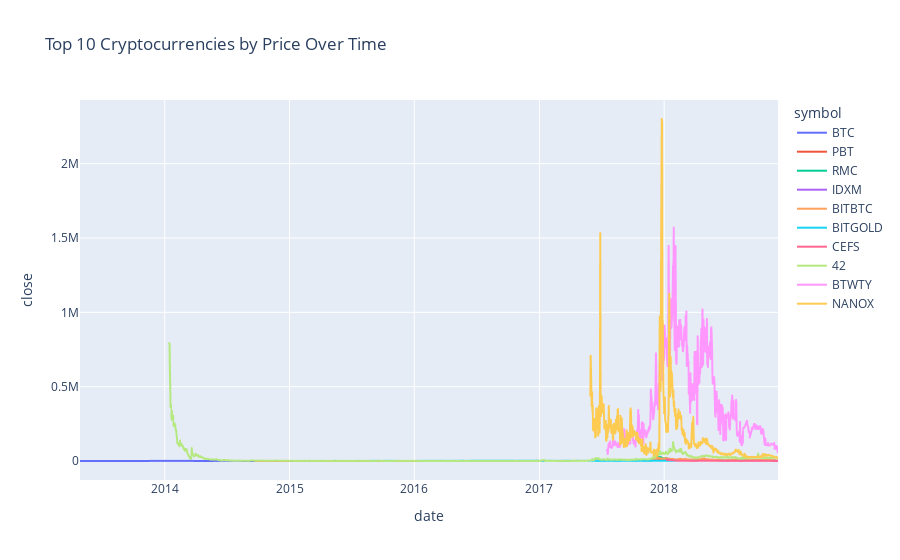
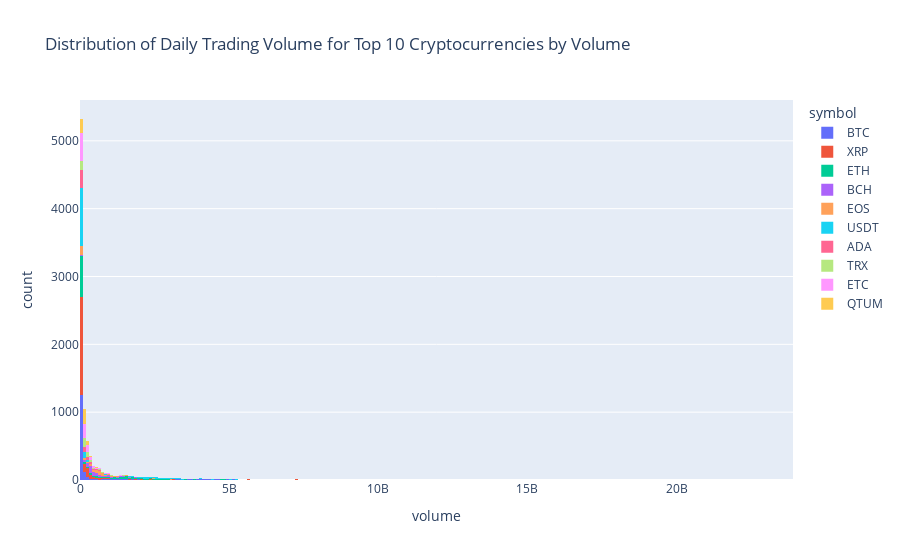
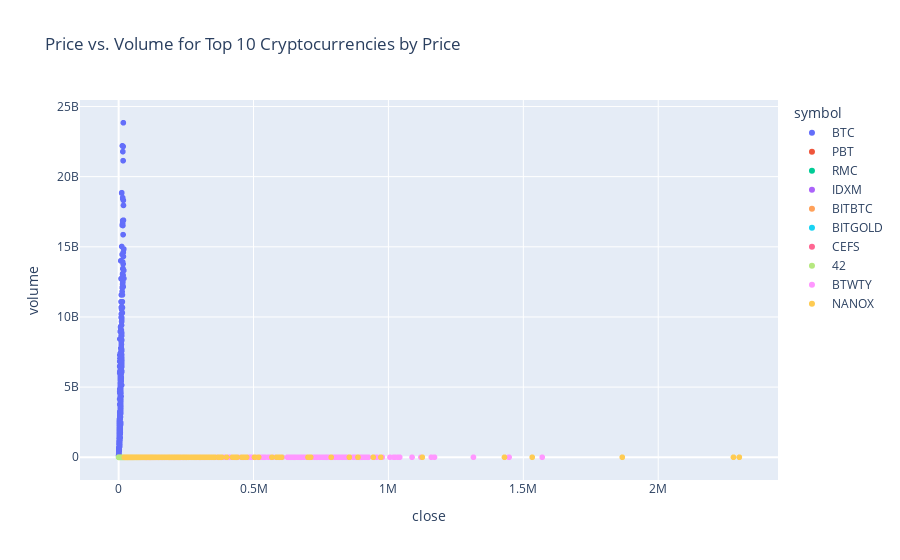
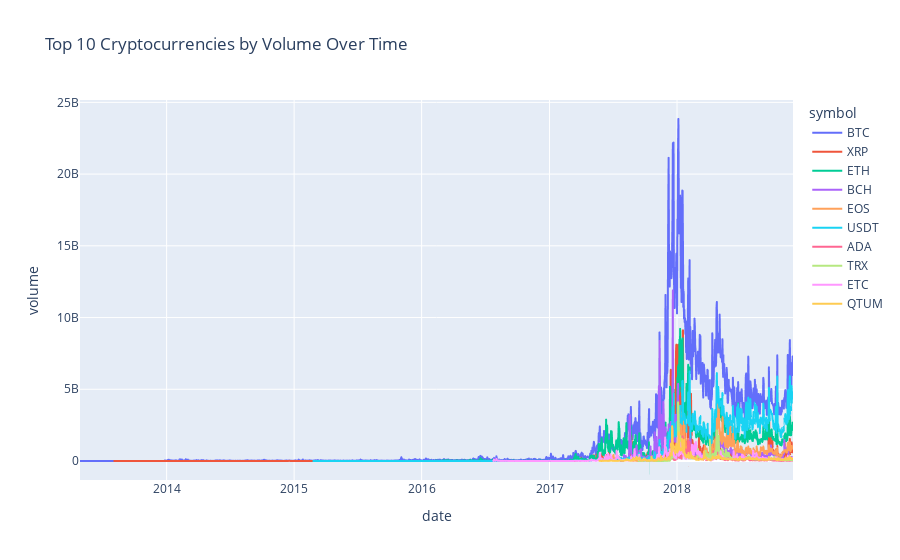

Here is the notebook cell these charts were saved with, in order:
### Code cell
def plot_top_cryptocurrencies(data, top_n=10):
    # 暗号通貨ごとにグループ化し、価格と取引量の平均を計算
    grouped_data = data.groupby('symbol').agg({
        'close': 'mean',
        'volume': 'mean'
    }).reset_index()

    # 価格のトップNの暗号通貨
    top_price_cryptos = grouped_data.nlargest(top_n, 'close')

    # 取引量のトップNの暗号通貨
    top_volume_cryptos = grouped_data.nlargest(top_n, 'volume')

    # トップNの暗号通貨の価格の時系列プロット
    top_price_data = data[data['symbol'].isin(top_price_cryptos['symbol'])]
    fig = px.line(top_price_data, x='date', y='close', color='symbol', title=f'Top {top_n} Cryptocurrencies by Price Over Time')
    fig.show()

    # トップNの暗号通貨の取引量のヒストグラム
    top_volume_data = data[data['symbol'].isin(top_volume_cryptos['symbol'])]
    fig = px.histogram(top_volume_data, x='volume', color='symbol', title=f'Distribution of Daily Trading Volume for Top {top_n} Cryptocurrencies by Volume')
    fig.show()

    # トップNの暗号通貨の価格と取引量の散布図
    fig = px.scatter(top_price_data, x='close', y='volume', color='symbol', title=f'Price vs. Volume for Top {top_n} Cryptocurrencies by Price')
    fig.show()

    # トップNの暗号通貨の取引量の時系列プロット
    fig = px.line(top_volume_data, x='date', y='volume', color='symbol', title=f'Top {top_n} Cryptocurrencies by Volume Over Time')
    fig.show()

    # トップNの暗号通貨の取引量のヒストグラム
    fig = px.histogram(top_volume_data, x='volume', color='symbol', title=f'Distribution of Daily Trading Volume for Top {top_n} Cryptocurrencies by Volume')
    fig.show()

    # トップNの暗号通貨の価格と取引量の散布図
    fig = px.scatter(top_volume_data, x='close', y='volume', color='symbol', title=f'Price vs. Volume for Top {top_n} Cryptocurrencies by Volume')
    fig.show()

# 関数を呼び出してグラフを表示
plot_top_cryptocurrencies(data, top_n=10)

### Figure 1 — Plotly figure (JSON) as saved in the notebook; plotly's stock layout.template omitted (floating-point values rounded to 4 significant figures; data arrays with more than 128 entries replaced by an {"elided": "..."} marker saying what was removed)
{"data": [{"hovertemplate": "symbol=BTC<br>date=%{x}<br>close=%{y}<extra></extra>", "legendgroup": "BTC", "line": {"color": "#636efa", "dash": "solid"}, "marker": {"symbol": "circle"}, "mode": "lines", "name": "BTC", "showlegend": true, "type": "scattergl", "x": {"elided": "2042 str values"}, "xaxis": "x", "y": {"elided": "2042 float values"}, "yaxis": "y"}, {"hovertemplate": "symbol=PBT<br>date=%{x}<br>close=%{y}<extra></extra>", "legendgroup": "PBT", "line": {"color": "#EF553B", "dash": "solid"}, "marker": {"symbol": "circle"}, "mode": "lines", "name": "PBT", "showlegend": true, "type": "scattergl", "x": {"elided": "488 str values"}, "xaxis": "x", "y": {"elided": "488 float values"}, "yaxis": "y"}, {"hovertemplate": "symbol=RMC<br>date=%{x}<br>close=%{y}<extra></extra>", "legendgroup": "RMC", "line": {"color": "#00cc96", "dash": "solid"}, "marker": {"symbol": "circle"}, "mode": "lines", "name": "RMC", "showlegend": true, "type": "scattergl", "x": {"elided": "394 str values"}, "xaxis": "x", "y": {"elided": "394 float values"}, "yaxis": "y"}, {"hovertemplate": "symbol=IDXM<br>date=%{x}<br>close=%{y}<extra></extra>", "legendgroup": "IDXM", "line": {"color": "#ab63fa", "dash": "solid"}, "marker": {"symbol": "circle"}, "mode": "lines", "name": "IDXM", "showlegend": true, "type": "scattergl", "x": {"elided": "314 str values"}, "xaxis": "x", "y": {"elided": "314 float values"}, "yaxis": "y"}, {"hovertemplate": "symbol=BITBTC<br>date=%{x}<br>close=%{y}<extra></extra>", "legendgroup": "BITBTC", "line": {"color": "#FFA15A", "dash": "solid"}, "marker": {"symbol": "circle"}, "mode": "lines", "name": "BITBTC", "showlegend": true, "type": "scattergl", "x": {"elided": "1444 str values"}, "xaxis": "x", "y": {"elided": "1444 float values"}, "yaxis": "y"}, {"hovertemplate": "symbol=BITGOLD<br>date=%{x}<br>close=%{y}<extra></extra>", "legendgroup": "BITGOLD", "line": {"color": "#19d3f3", "dash": "solid"}, "marker": {"symbol": "circle"}, "mode": "lines", "name": "BITGOLD", "showlegend": true, "type": "scattergl", "x": {"elided": "1279 str values"}, "xaxis": "x", "y": {"elided": "1279 float values"}, "yaxis": "y"}, {"hovertemplate": "symbol=CEFS<br>date=%{x}<br>close=%{y}<extra></extra>", "legendgroup": "CEFS", "line": {"color": "#FF6692", "dash": "solid"}, "marker": {"symbol": "circle"}, "mode": "lines", "name": "CEFS", "showlegend": true, "type": "scattergl", "x": {"elided": "325 str values"}, "xaxis": "x", "y": {"elided": "325 float values"}, "yaxis": "y"}, {"hovertemplate": "symbol=42<br>date=%{x}<br>close=%{y}<extra></extra>", "legendgroup": "42", "line": {"color": "#B6E880", "dash": "solid"}, "marker": {"symbol": "circle"}, "mode": "lines", "name": "42", "showlegend": true, "type": "scattergl", "x": {"elided": "1767 str values"}, "xaxis": "x", "y": {"elided": "1767 float values"}, "yaxis": "y"}, {"hovertemplate": "symbol=BTWTY<br>date=%{x}<br>close=%{y}<extra></extra>", "legendgroup": "BTWTY", "line": {"color": "#FF97FF", "dash": "solid"}, "marker": {"symbol": "circle"}, "mode": "lines", "name": "BTWTY", "showlegend": true, "type": "scattergl", "x": {"elided": "465 str values"}, "xaxis": "x", "y": {"elided": "465 float values"}, "yaxis": "y"}, {"hovertemplate": "symbol=NANOX<br>date=%{x}<br>close=%{y}<extra></extra>", "legendgroup": "NANOX", "line": {"color": "#FECB52", "dash": "solid"}, "marker": {"symbol": "circle"}, "mode": "lines", "name": "NANOX", "showlegend": true, "type": "scattergl", "x": {"elided": "547 str values"}, "xaxis": "x", "y": {"elided": "547 float values"}, "yaxis": "y"}], "layout": {"legend": {"title": {"text": "symbol"}, "tracegroupgap": 0}, "title": {"text": "Top 10 Cryptocurrencies by Price Over Time"}, "xaxis": {"anchor": "y", "domain": [0, 1], "title": {"text": "date"}}, "yaxis": {"anchor": "x", "domain": [0, 1], "title": {"text": "close"}}}}

### Figure 2 — Plotly figure (JSON) as saved in the notebook; plotly's stock layout.template omitted (floating-point values rounded to 4 significant figures; data arrays with more than 128 entries replaced by an {"elided": "..."} marker saying what was removed)
{"data": [{"alignmentgroup": "True", "bingroup": "x", "hovertemplate": "symbol=BTC<br>volume=%{x}<br>count=%{y}<extra></extra>", "legendgroup": "BTC", "marker": {"color": "#636efa", "pattern": {"shape": ""}}, "name": "BTC", "offsetgroup": "BTC", "orientation": "v", "showlegend": true, "type": "histogram", "x": {"elided": "2042 int values"}, "xaxis": "x", "yaxis": "y"}, {"alignmentgroup": "True", "bingroup": "x", "hovertemplate": "symbol=XRP<br>volume=%{x}<br>count=%{y}<extra></extra>", "legendgroup": "XRP", "marker": {"color": "#EF553B", "pattern": {"shape": ""}}, "name": "XRP", "offsetgroup": "XRP", "orientation": "v", "showlegend": true, "type": "histogram", "x": {"elided": "1944 int values"}, "xaxis": "x", "yaxis": "y"}, {"alignmentgroup": "True", "bingroup": "x", "hovertemplate": "symbol=ETH<br>volume=%{x}<br>count=%{y}<extra></extra>", "legendgroup": "ETH", "marker": {"color": "#00cc96", "pattern": {"shape": ""}}, "name": "ETH", "offsetgroup": "ETH", "orientation": "v", "showlegend": true, "type": "histogram", "x": {"elided": "1211 int values"}, "xaxis": "x", "yaxis": "y"}, {"alignmentgroup": "True", "bingroup": "x", "hovertemplate": "symbol=BCH<br>volume=%{x}<br>count=%{y}<extra></extra>", "legendgroup": "BCH", "marker": {"color": "#ab63fa", "pattern": {"shape": ""}}, "name": "BCH", "offsetgroup": "BCH", "orientation": "v", "showlegend": true, "type": "histogram", "x": {"elided": "495 int values"}, "xaxis": "x", "yaxis": "y"}, {"alignmentgroup": "True", "bingroup": "x", "hovertemplate": "symbol=EOS<br>volume=%{x}<br>count=%{y}<extra></extra>", "legendgroup": "EOS", "marker": {"color": "#FFA15A", "pattern": {"shape": ""}}, "name": "EOS", "offsetgroup": "EOS", "orientation": "v", "showlegend": true, "type": "histogram", "x": {"elided": "517 int values"}, "xaxis": "x", "yaxis": "y"}, {"alignmentgroup": "True", "bingroup": "x", "hovertemplate": "symbol=USDT<br>volume=%{x}<br>count=%{y}<extra></extra>", "legendgroup": "USDT", "marker": {"color": "#19d3f3", "pattern": {"shape": ""}}, "name": "USDT", "offsetgroup": "USDT", "orientation": "v", "showlegend": true, "type": "histogram", "x": {"elided": "1369 int values"}, "xaxis": "x", "yaxis": "y"}, {"alignmentgroup": "True", "bingroup": "x", "hovertemplate": "symbol=ADA<br>volume=%{x}<br>count=%{y}<extra></extra>", "legendgroup": "ADA", "marker": {"color": "#FF6692", "pattern": {"shape": ""}}, "name": "ADA", "offsetgroup": "ADA", "orientation": "v", "showlegend": true, "type": "histogram", "x": {"elided": "425 int values"}, "xaxis": "x", "yaxis": "y"}, {"alignmentgroup": "True", "bingroup": "x", "hovertemplate": "symbol=TRX<br>volume=%{x}<br>count=%{y}<extra></extra>", "legendgroup": "TRX", "marker": {"color": "#B6E880", "pattern": {"shape": ""}}, "name": "TRX", "offsetgroup": "TRX", "orientation": "v", "showlegend": true, "type": "histogram", "x": {"elided": "443 int values"}, "xaxis": "x", "yaxis": "y"}, {"alignmentgroup": "True", "bingroup": "x", "hovertemplate": "symbol=ETC<br>volume=%{x}<br>count=%{y}<extra></extra>", "legendgroup": "ETC", "marker": {"color": "#FF97FF", "pattern": {"shape": ""}}, "name": "ETC", "offsetgroup": "ETC", "orientation": "v", "showlegend": true, "type": "histogram", "x": {"elided": "859 int values"}, "xaxis": "x", "yaxis": "y"}, {"alignmentgroup": "True", "bingroup": "x", "hovertemplate": "symbol=QTUM<br>volume=%{x}<br>count=%{y}<extra></extra>", "legendgroup": "QTUM", "marker": {"color": "#FECB52", "pattern": {"shape": ""}}, "name": "QTUM", "offsetgroup": "QTUM", "orientation": "v", "showlegend": true, "type": "histogram", "x": {"elided": "555 int values"}, "xaxis": "x", "yaxis": "y"}], "layout": {"barmode": "relative", "legend": {"title": {"text": "symbol"}, "tracegroupgap": 0}, "title": {"text": "Distribution of Daily Trading Volume for Top 10 Cryptocurrencies by Volume"}, "xaxis": {"anchor": "y", "domain": [0, 1], "title": {"text": "volume"}}, "yaxis": {"anchor": "x", "domain": [0, 1], "title": {"text": "count"}}}}

### Figure 3 — Plotly figure (JSON) as saved in the notebook; plotly's stock layout.template omitted (floating-point values rounded to 4 significant figures; data arrays with more than 128 entries replaced by an {"elided": "..."} marker saying what was removed)
{"data": [{"hovertemplate": "symbol=BTC<br>close=%{x}<br>volume=%{y}<extra></extra>", "legendgroup": "BTC", "marker": {"color": "#636efa", "symbol": "circle"}, "mode": "markers", "name": "BTC", "showlegend": true, "type": "scattergl", "x": {"elided": "2042 float values"}, "xaxis": "x", "y": {"elided": "2042 int values"}, "yaxis": "y"}, {"hovertemplate": "symbol=PBT<br>close=%{x}<br>volume=%{y}<extra></extra>", "legendgroup": "PBT", "marker": {"color": "#EF553B", "symbol": "circle"}, "mode": "markers", "name": "PBT", "showlegend": true, "type": "scattergl", "x": {"elided": "488 float values"}, "xaxis": "x", "y": {"elided": "488 int values"}, "yaxis": "y"}, {"hovertemplate": "symbol=RMC<br>close=%{x}<br>volume=%{y}<extra></extra>", "legendgroup": "RMC", "marker": {"color": "#00cc96", "symbol": "circle"}, "mode": "markers", "name": "RMC", "showlegend": true, "type": "scattergl", "x": {"elided": "394 float values"}, "xaxis": "x", "y": {"elided": "394 int values"}, "yaxis": "y"}, {"hovertemplate": "symbol=IDXM<br>close=%{x}<br>volume=%{y}<extra></extra>", "legendgroup": "IDXM", "marker": {"color": "#ab63fa", "symbol": "circle"}, "mode": "markers", "name": "IDXM", "showlegend": true, "type": "scattergl", "x": {"elided": "314 float values"}, "xaxis": "x", "y": {"elided": "314 int values"}, "yaxis": "y"}, {"hovertemplate": "symbol=BITBTC<br>close=%{x}<br>volume=%{y}<extra></extra>", "legendgroup": "BITBTC", "marker": {"color": "#FFA15A", "symbol": "circle"}, "mode": "markers", "name": "BITBTC", "showlegend": true, "type": "scattergl", "x": {"elided": "1444 float values"}, "xaxis": "x", "y": {"elided": "1444 int values"}, "yaxis": "y"}, {"hovertemplate": "symbol=BITGOLD<br>close=%{x}<br>volume=%{y}<extra></extra>", "legendgroup": "BITGOLD", "marker": {"color": "#19d3f3", "symbol": "circle"}, "mode": "markers", "name": "BITGOLD", "showlegend": true, "type": "scattergl", "x": {"elided": "1279 float values"}, "xaxis": "x", "y": {"elided": "1279 int values"}, "yaxis": "y"}, {"hovertemplate": "symbol=CEFS<br>close=%{x}<br>volume=%{y}<extra></extra>", "legendgroup": "CEFS", "marker": {"color": "#FF6692", "symbol": "circle"}, "mode": "markers", "name": "CEFS", "showlegend": true, "type": "scattergl", "x": {"elided": "325 float values"}, "xaxis": "x", "y": {"elided": "325 int values"}, "yaxis": "y"}, {"hovertemplate": "symbol=42<br>close=%{x}<br>volume=%{y}<extra></extra>", "legendgroup": "42", "marker": {"color": "#B6E880", "symbol": "circle"}, "mode": "markers", "name": "42", "showlegend": true, "type": "scattergl", "x": {"elided": "1767 float values"}, "xaxis": "x", "y": {"elided": "1767 int values"}, "yaxis": "y"}, {"hovertemplate": "symbol=BTWTY<br>close=%{x}<br>volume=%{y}<extra></extra>", "legendgroup": "BTWTY", "marker": {"color": "#FF97FF", "symbol": "circle"}, "mode": "markers", "name": "BTWTY", "showlegend": true, "type": "scattergl", "x": {"elided": "465 float values"}, "xaxis": "x", "y": {"elided": "465 int values"}, "yaxis": "y"}, {"hovertemplate": "symbol=NANOX<br>close=%{x}<br>volume=%{y}<extra></extra>", "legendgroup": "NANOX", "marker": {"color": "#FECB52", "symbol": "circle"}, "mode": "markers", "name": "NANOX", "showlegend": true, "type": "scattergl", "x": {"elided": "547 float values"}, "xaxis": "x", "y": {"elided": "547 int values"}, "yaxis": "y"}], "layout": {"legend": {"title": {"text": "symbol"}, "tracegroupgap": 0}, "title": {"text": "Price vs. Volume for Top 10 Cryptocurrencies by Price"}, "xaxis": {"anchor": "y", "domain": [0, 1], "title": {"text": "close"}}, "yaxis": {"anchor": "x", "domain": [0, 1], "title": {"text": "volume"}}}}

### Figure 4 — Plotly figure (JSON) as saved in the notebook; plotly's stock layout.template omitted (floating-point values rounded to 4 significant figures; data arrays with more than 128 entries replaced by an {"elided": "..."} marker saying what was removed)
{"data": [{"hovertemplate": "symbol=BTC<br>date=%{x}<br>volume=%{y}<extra></extra>", "legendgroup": "BTC", "line": {"color": "#636efa", "dash": "solid"}, "marker": {"symbol": "circle"}, "mode": "lines", "name": "BTC", "showlegend": true, "type": "scattergl", "x": {"elided": "2042 str values"}, "xaxis": "x", "y": {"elided": "2042 int values"}, "yaxis": "y"}, {"hovertemplate": "symbol=XRP<br>date=%{x}<br>volume=%{y}<extra></extra>", "legendgroup": "XRP", "line": {"color": "#EF553B", "dash": "solid"}, "marker": {"symbol": "circle"}, "mode": "lines", "name": "XRP", "showlegend": true, "type": "scattergl", "x": {"elided": "1944 str values"}, "xaxis": "x", "y": {"elided": "1944 int values"}, "yaxis": "y"}, {"hovertemplate": "symbol=ETH<br>date=%{x}<br>volume=%{y}<extra></extra>", "legendgroup": "ETH", "line": {"color": "#00cc96", "dash": "solid"}, "marker": {"symbol": "circle"}, "mode": "lines", "name": "ETH", "showlegend": true, "type": "scattergl", "x": {"elided": "1211 str values"}, "xaxis": "x", "y": {"elided": "1211 int values"}, "yaxis": "y"}, {"hovertemplate": "symbol=BCH<br>date=%{x}<br>volume=%{y}<extra></extra>", "legendgroup": "BCH", "line": {"color": "#ab63fa", "dash": "solid"}, "marker": {"symbol": "circle"}, "mode": "lines", "name": "BCH", "showlegend": true, "type": "scattergl", "x": {"elided": "495 str values"}, "xaxis": "x", "y": {"elided": "495 int values"}, "yaxis": "y"}, {"hovertemplate": "symbol=EOS<br>date=%{x}<br>volume=%{y}<extra></extra>", "legendgroup": "EOS", "line": {"color": "#FFA15A", "dash": "solid"}, "marker": {"symbol": "circle"}, "mode": "lines", "name": "EOS", "showlegend": true, "type": "scattergl", "x": {"elided": "517 str values"}, "xaxis": "x", "y": {"elided": "517 int values"}, "yaxis": "y"}, {"hovertemplate": "symbol=USDT<br>date=%{x}<br>volume=%{y}<extra></extra>", "legendgroup": "USDT", "line": {"color": "#19d3f3", "dash": "solid"}, "marker": {"symbol": "circle"}, "mode": "lines", "name": "USDT", "showlegend": true, "type": "scattergl", "x": {"elided": "1369 str values"}, "xaxis": "x", "y": {"elided": "1369 int values"}, "yaxis": "y"}, {"hovertemplate": "symbol=ADA<br>date=%{x}<br>volume=%{y}<extra></extra>", "legendgroup": "ADA", "line": {"color": "#FF6692", "dash": "solid"}, "marker": {"symbol": "circle"}, "mode": "lines", "name": "ADA", "showlegend": true, "type": "scattergl", "x": {"elided": "425 str values"}, "xaxis": "x", "y": {"elided": "425 int values"}, "yaxis": "y"}, {"hovertemplate": "symbol=TRX<br>date=%{x}<br>volume=%{y}<extra></extra>", "legendgroup": "TRX", "line": {"color": "#B6E880", "dash": "solid"}, "marker": {"symbol": "circle"}, "mode": "lines", "name": "TRX", "showlegend": true, "type": "scattergl", "x": {"elided": "443 str values"}, "xaxis": "x", "y": {"elided": "443 int values"}, "yaxis": "y"}, {"hovertemplate": "symbol=ETC<br>date=%{x}<br>volume=%{y}<extra></extra>", "legendgroup": "ETC", "line": {"color": "#FF97FF", "dash": "solid"}, "marker": {"symbol": "circle"}, "mode": "lines", "name": "ETC", "showlegend": true, "type": "scattergl", "x": {"elided": "859 str values"}, "xaxis": "x", "y": {"elided": "859 int values"}, "yaxis": "y"}, {"hovertemplate": "symbol=QTUM<br>date=%{x}<br>volume=%{y}<extra></extra>", "legendgroup": "QTUM", "line": {"color": "#FECB52", "dash": "solid"}, "marker": {"symbol": "circle"}, "mode": "lines", "name": "QTUM", "showlegend": true, "type": "scattergl", "x": {"elided": "555 str values"}, "xaxis": "x", "y": {"elided": "555 int values"}, "yaxis": "y"}], "layout": {"legend": {"title": {"text": "symbol"}, "tracegroupgap": 0}, "title": {"text": "Top 10 Cryptocurrencies by Volume Over Time"}, "xaxis": {"anchor": "y", "domain": [0, 1], "title": {"text": "date"}}, "yaxis": {"anchor": "x", "domain": [0, 1], "title": {"text": "volume"}}}}
